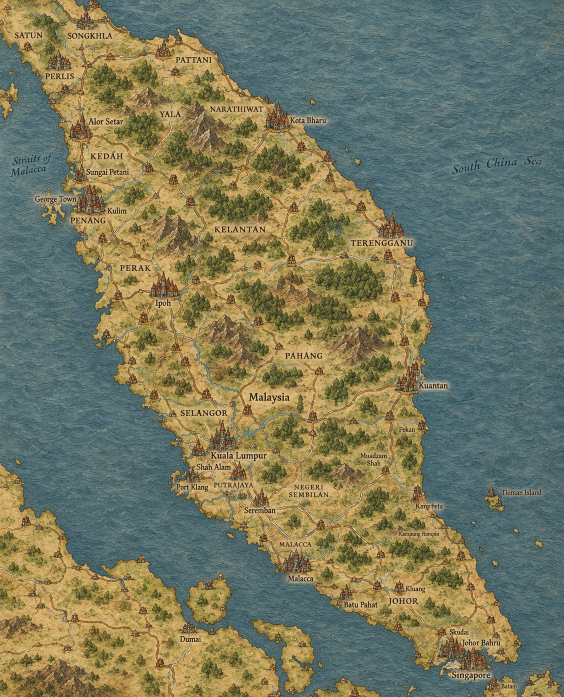
#> input picture assets/map.png, 1128 x 1394 px, found by its file name (shown at 1/2 size)
$ python gen-map.py
#> lines starting #> are read from the running program, lines starting #| are printed output that depends on the picture
"""Build the playable map plate from the raw fantasy art.

Pads the portrait art with painted ocean so a 16:9 viewport is filled,
grades the sea toward the deep teal of the design reference, adds drifting
mist, and burns in an atmospheric vignette.

Calibration (pixel -> degree, fitted on George Town / KL / Johor Bahru /
Kota Bharu / Tioman / Melaka / Ipoh / Kuantan / Alor Setar / Singapore):
    lng = 0.0046524099 * x + 99.5696397
    lat = 7.1529428 - 0.0043799807 * y
"""
import math, os, random
import numpy as np
from PIL import Image, ImageDraw, ImageFilter

random.seed(7)
SRC = 'assets/map.png'
DST = 'public/map.jpg'
PAD = 690
A_LNG = 0.0046524099245303955

src = Image.open(SRC).convert('RGB')
#> src is the input picture: PIL image 1128x1394 RGB; mean R, G, B 119.6, 120.8, 94.7
W, H = src.size
#> W = 1128; H = 1394
NW, NH = W + PAD * 2, H
#> NW = 2508; NH = 1394

# ---------------------------------------------------------------- ocean bed
base = Image.new('RGB', (NW, NH))
#> base: PIL image 2508x1394 RGB; every value is 0
d = ImageDraw.Draw(base)
for y in range(NH):
    t = y / NH
    d.line([(0, y), (NW, y)], fill=(int(30 + 14 * t), int(72 + 18 * t), int(98 + 20 * t)))

waves = Image.new('L', (NW, NH), 0)
#> waves: PIL image 2508x1394 L; every value is 0
wd = ImageDraw.Draw(waves)
y = -20
while y < NH + 40:
    amp = random.uniform(2.5, 6.5)
    per = random.uniform(120, 260)
    ph = random.uniform(0, 6.28)
    pts = []
    x = 0
    while x <= NW:
        pts.append((x, y + amp * math.sin(x / per * 6.283 + ph) + amp * .45 * math.sin(x / (per * .37) + ph * 2)))
        x += 8
    wd.line(pts, fill=random.randint(28, 70), width=random.choice([1, 1, 2]))
    y += random.uniform(7, 13)
#> after the loop, y = 1440.7
waves = waves.filter(ImageFilter.GaussianBlur(0.7))
base = Image.composite(Image.new('RGB', (NW, NH), (150, 196, 214)), base, waves.point(lambda v: int(v * .75)))
base = base.filter(ImageFilter.GaussianBlur(0.6))

# ------------------------------------------------------- feathered art paste
mask = Image.new('L', (W, H), 255)
#> mask: PIL image 1128x1394 L; every value is 255
px = mask.load()
FE = 260
for x in range(FE):
    v = int(255 * (x / FE) ** 1.6)
    for yy in range(H):
        px[x, yy] = v
        px[W - 1 - x, yy] = v
base.paste(src, (PAD, 0), mask)

# ------------------------------------------------------------- sea colour grade
a = np.asarray(base).astype(np.float32)
r, g, b = a[..., 0], a[..., 1], a[..., 2]
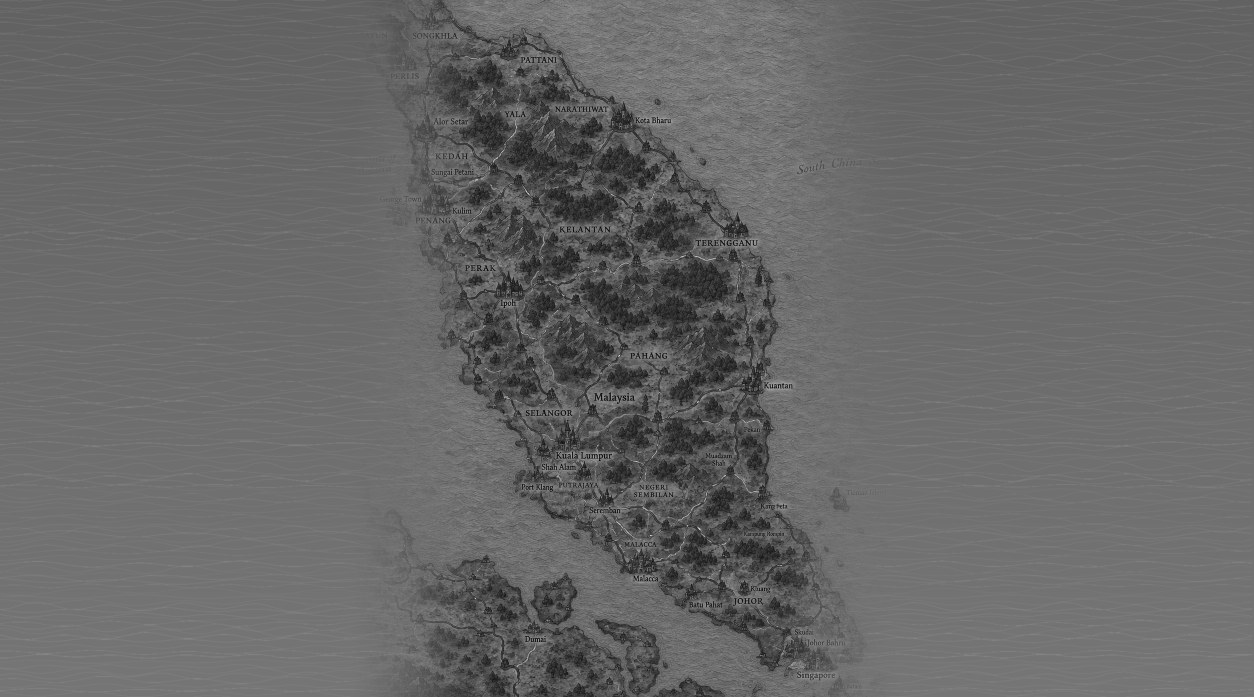
#> b: shape (1394, 2508) float32 (shown at 1/2 size); min 0, max 246, mean 103.2
sea = (np.clip((b - r) / 60.0, 0, 1) * np.clip((b - g + 25) / 55.0, 0, 1))[..., None]
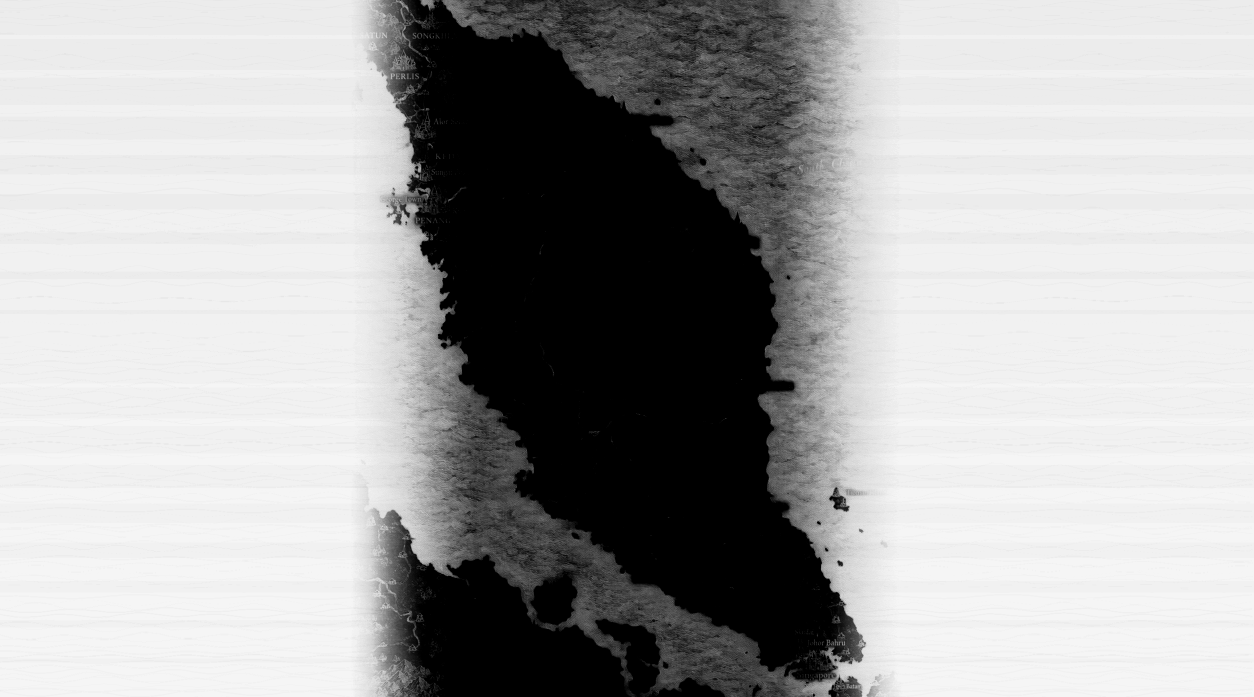
#> sea: shape (1394, 2508, 1) float32 (shown at 1/2 size); min 0, max 0.964, mean 0.66
graded = a * np.array([0.80, 1.02, 0.84], dtype=np.float32)
a = a * (1 - sea) + graded * sea
a *= (1 - 0.22 * sea[..., 0])[..., None]
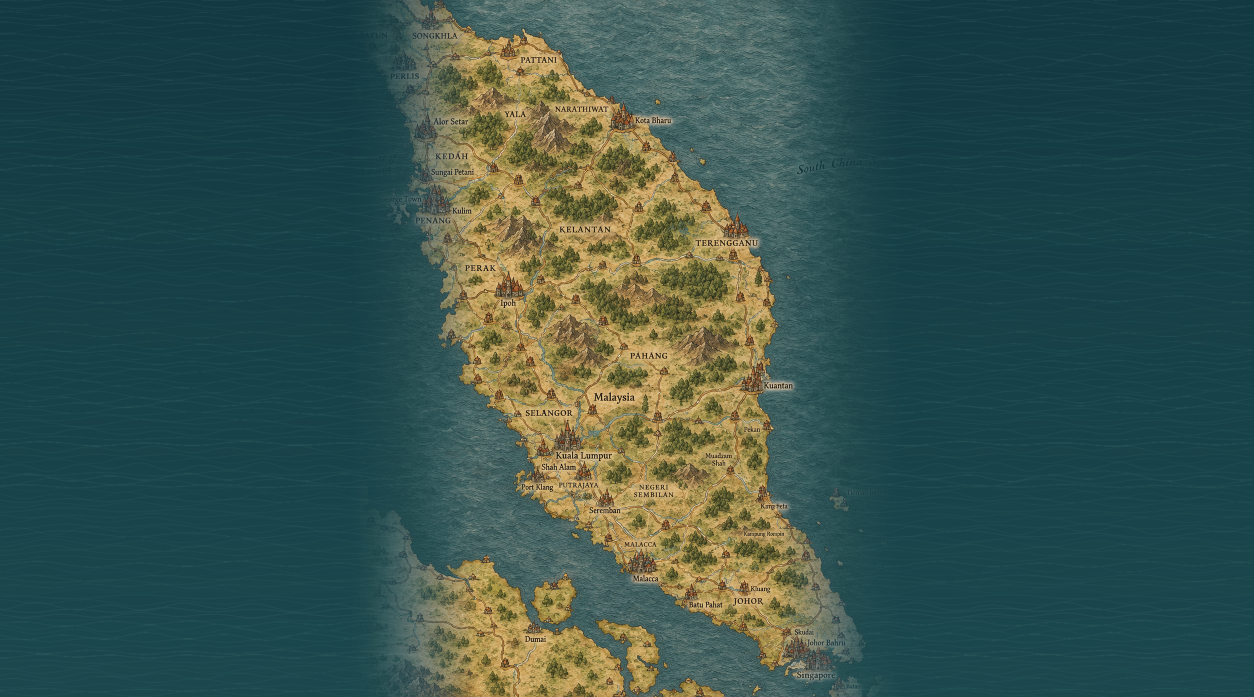
#> a: shape (1394, 2508, 3) float32 (shown at 1/2 size); mean R, G, B 56.5, 82.8, 79.1
base = Image.fromarray(np.clip(a, 0, 255).astype('uint8'))

# ------------------------------------------------------------------- sea mist
mist = Image.new('L', (NW, NH), 0)
md = ImageDraw.Draw(mist)
for _ in range(34):
    edge = random.random()
    cx = random.uniform(-140, NW * .12) if edge < .5 else random.uniform(NW * .88, NW + 140)
    cy = random.uniform(0, NH)
    for _ in range(random.randint(4, 8)):
        rx = random.uniform(90, 260)
        ry = rx * random.uniform(.28, .5)
        ox = cx + random.uniform(-180, 180)
        oy = cy + random.uniform(-70, 70)
        md.ellipse([ox - rx, oy - ry, ox + rx, oy + ry], fill=random.randint(26, 62))
#> this loop made 34 passes
#> (edge, cx, cy) on passes 1 to 12: (0.782, 2241.9, 275.1), (0.279, -21.97, 354.2), (0.775, 2500.2, 8.84), (0.391, 38.58, 1313.1), (0.621, 2478.1, 273.4), (0.811, 2383.6, 93.57), (0.159, 255.3, 383.3), (0.442, -62.06, 1036.6), (0.534, 2389.3, 419.8), (0.0252, -58.13, 221.9), (0.0805, 149.1, 244.5), (0.945, 2536.1, 455.7)
mist = mist.filter(ImageFilter.GaussianBlur(58))
base = Image.composite(Image.new('RGB', (NW, NH), (176, 202, 206)), base, mist)

# ----------------------------------------------------------------- vignette
vig = Image.new('L', (NW // 4, NH // 4), 0)
#> vig: PIL image 627x348 L; every value is 0
vp = vig.load()
cx, cy = NW / 8, NH / 8
#> cx = 313.5; cy = 174.2
for y in range(NH // 4):
    for x in range(NW // 4):
        dd = (((x - cx) / (NW / 8 * .96)) ** 2 + ((y - cy) / (NH / 8 * 1.0)) ** 2) ** .5
        vp[x, y] = int(max(0, min(1, (dd - .86) / .46)) * 180)
vig = vig.resize((NW, NH), Image.BICUBIC).filter(ImageFilter.GaussianBlur(48))
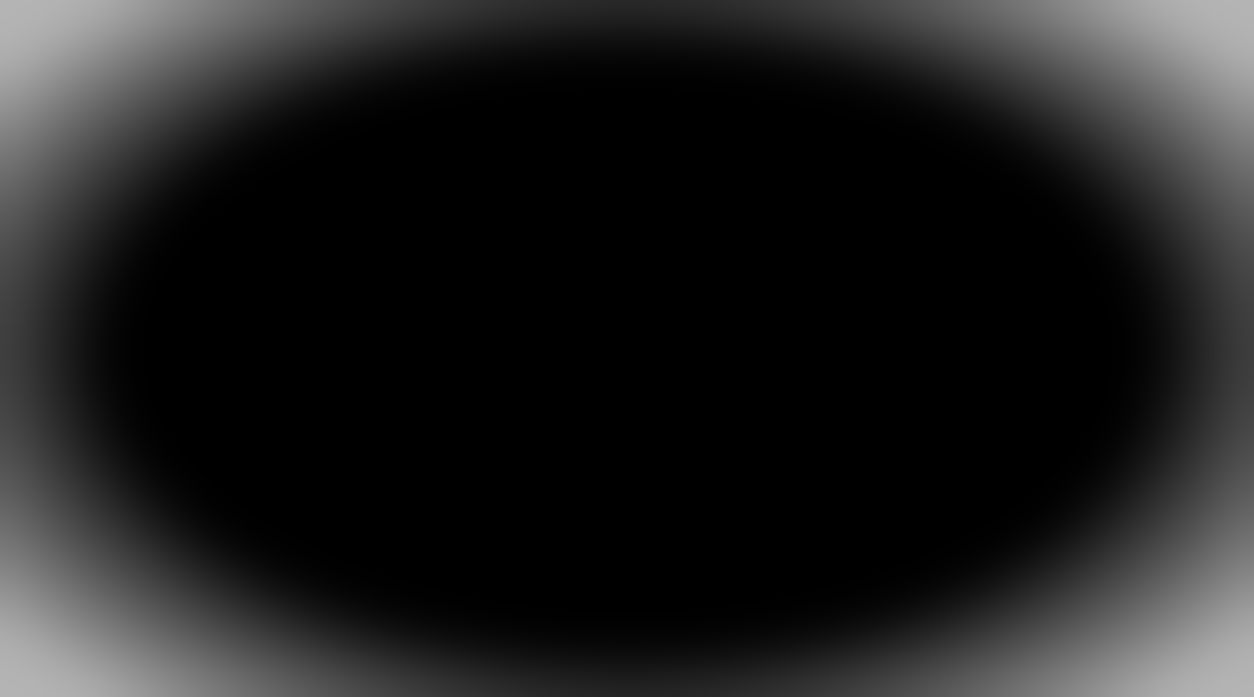
#> vig: PIL image 2508x1394 L (shown at 1/2 size); min 0, max 180, mean 31.4
base = Image.composite(Image.new('RGB', (NW, NH), (4, 15, 21)), base, vig)
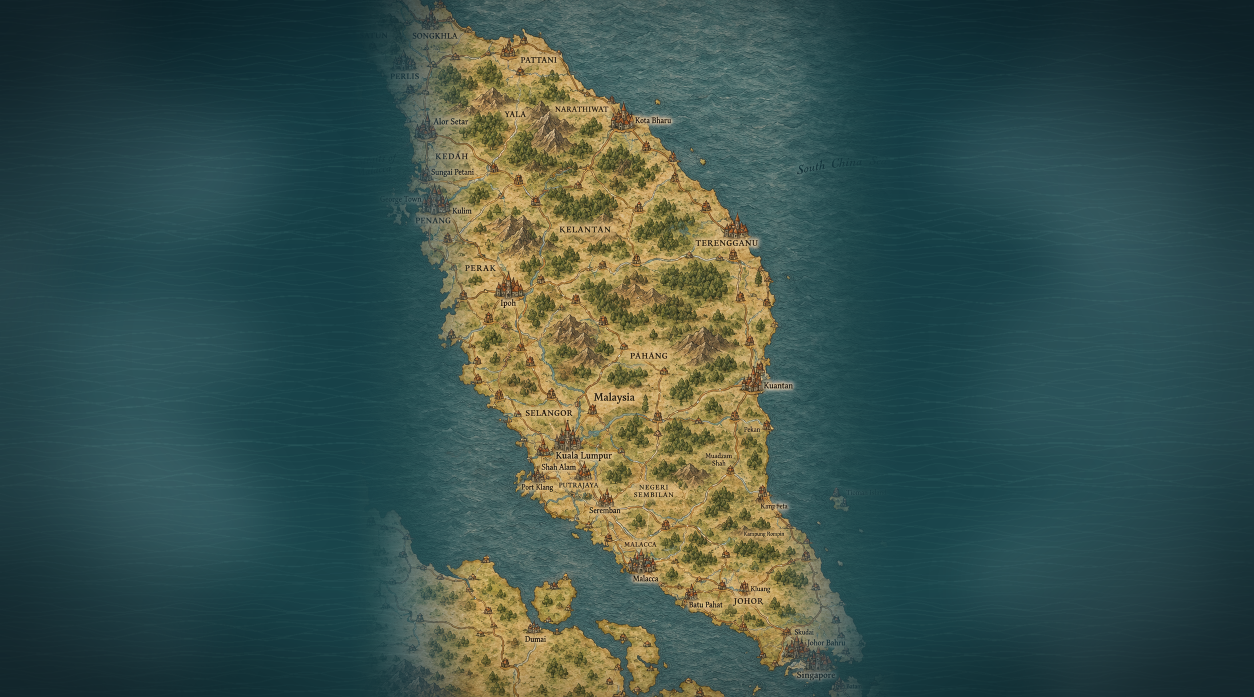
#> base: PIL image 2508x1394 RGB (shown at 1/2 size); mean R, G, B 58.9, 82.7, 76.9

os.makedirs('public', exist_ok=True)
base.save(DST, quality=86, optimize=True, progressive=True)
print(base.size, round(os.path.getsize(DST) / 1024), 'KB')
#| (2508, 1394) 528 KB
print('bounds west/east:', 99.5696397 - PAD * A_LNG, 104.8175580 + PAD * A_LNG)
